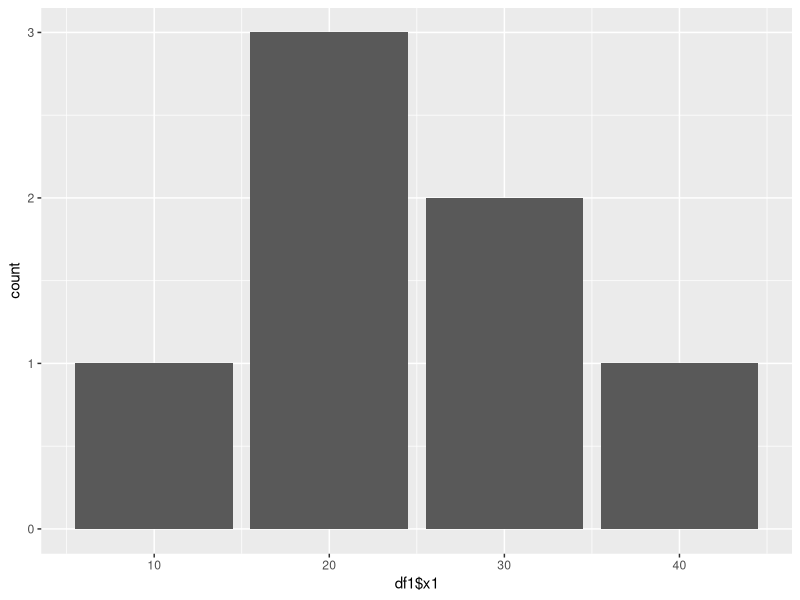
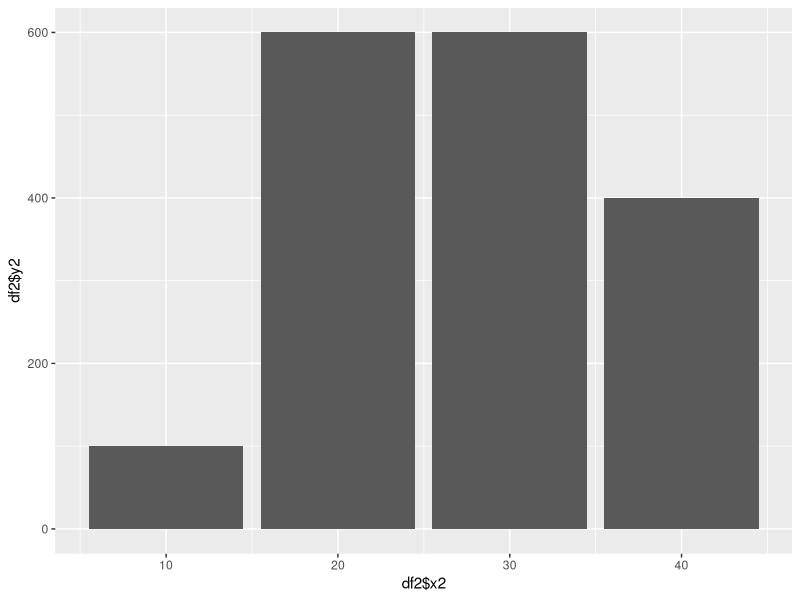
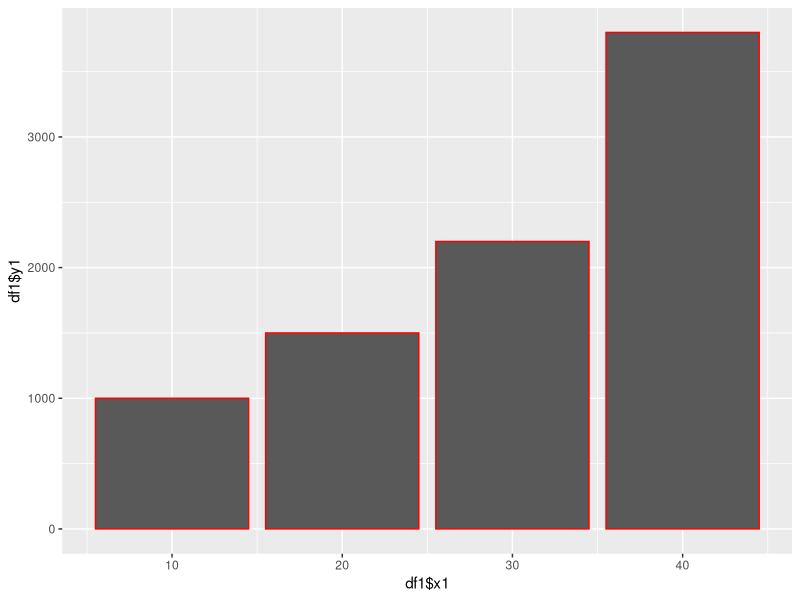

Reproduce these figures in R, in order.
###################################
### example ggplot barplot
###################################

library(ggplot2)

###################################
# Simple Example 1
# var 1 :  count
x1 <- c(10, 20, 30, 40,20, 30,20)
df1 <- data.frame(x1)

ggplot(df1, aes(x=df1$x1)) + 
  geom_bar()

###################################
# Simple Example 2
# var 2 : x / y 

x2 <- c(10, 20, 30, 40,20, 30,20)
y2 <- 10 * x2
df2 <- data.frame(x2,y2)

ggplot(df2, aes(x=df2$x2, y=df2$y2)) + 
  geom_bar( stat="identity")

###################################
x1 <- c(10, 20, 30, 40)
y1 <- c(1000, 1500, 2200, 3800)
df1 <- data.frame(x1, y1)
n <- ggplot(df1, aes(df1$x1, df1$y1))
n + geom_bar(stat = "identity", col="red")
